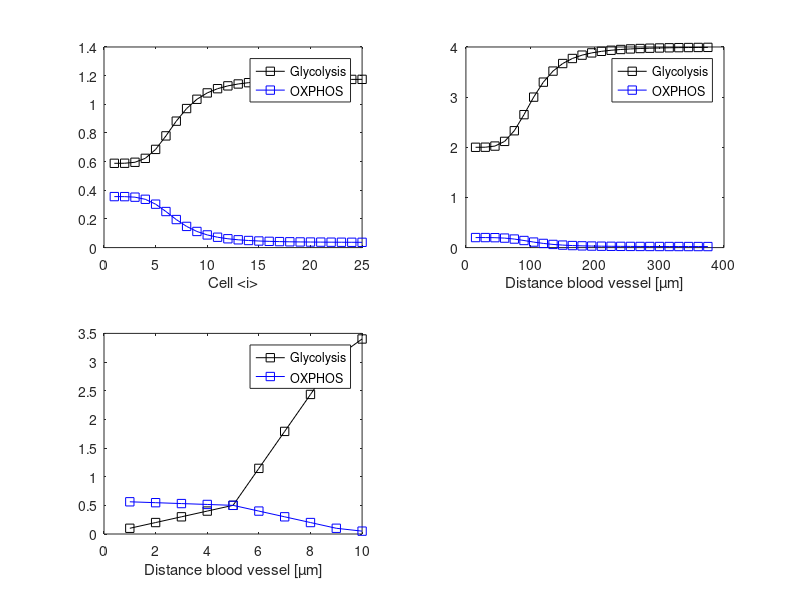

Write the MATLAB code that produced this figure.
% Run the variable strategies
close all

%%%%%%%%%%%%%%%%%%%%%%%%%%%%%%%%%%%%%%%%%%%%%%%%%%%%%%%%%%%%%%%%%%%%%%%%%%%%%%%%
% Normal drop in oxygen between cell 5 and 10
Nc = 25;

% Generate the strategies
sim.sim_f_gly = [0.1 0.2 0.3 0.4 0.5  1.1450 1.7900 2.4350 3.0800 3.4025]
sim.sim_f_oxi = [0.5620    0.5465    0.5310    0.5155  0.5  0.4  0.3  0.2 0.1 0.05]

tmp = linspace(0, Nc-1, Nc);
f_gly = 0.1 + (3.4025-0.1) * tmp.^3./(tmp.^3 + 5^3);
f_oxi = 0.562 - (0.562-0.05) * tmp.^3./(tmp.^3 + 5^3);

f_gly =  1.7900 + (3.4025- 1.7900) * tmp.^3./(tmp.^3 + 5^3);
f_oxi = 0.4 - (0.4-0.05) * tmp.^3./(tmp.^3 + 5^3);

%sim.sim_f_gly = [0.1  0.5  1.0  2  3.4]
%sim.sim_f_oxi = [0.5620  0.5  0.42 0.2  0.05]   
f_gly =  2.0 +  2.0 * tmp.^4./(tmp.^4 + 6^4);
f_oxi =  0.2 - (0.18) * tmp.^4./(tmp.^4 + 6^4);

figure(1)
cells = 1:Nc;
subplot(2,2,1)
plot(cells, f_gly/3.4, 'ks-'), hold on
plot(cells, f_oxi/0.562, 'bs-'), hold off
legend({'Glycolysis', 'OXPHOS'})
xlabel('Cell <i>')

subplot(2,2,2)
plot(cells*15, f_gly, 'ks-'), hold on
plot(cells*15, f_oxi, 'bs-'), hold off
legend({'Glycolysis', 'OXPHOS'})
xlabel('Distance blood vessel [µm]')

subplot(2,2,3)
plot(sim.sim_f_gly, 'ks-'), hold on
plot(sim.sim_f_oxi, 'bs-'), hold off
legend({'Glycolysis', 'OXPHOS'})
xlabel('Distance blood vessel [µm]')


return

sim.glc_ext = [0.8 1.8 5.5 16.5];
sim.o2_ext =  [15 30 120] * 1.3/760;
sim.lac_ext = [1.4];

% Run the variable strategies
if (1)
    disp('*** Running Variable Strategies ***')
    for kgly=1:numel(sim.glc_ext)
        for ko2=1:numel(sim.o2_ext)
            c_ext0 = [sim.glc_ext(kgly), sim.lac_ext(1), sim.o2_ext(ko2)]
            sim_variable_strategies(c_ext0, f_gly, f_oxi);
        end
    end
end


%{
% Create the figures for the core strategies
if (1)
    disp('*** Creating Figures Core Strategies ***')
    for kgly=1:numel(sim.glc_ext)
        for ko2=1:numel(sim.o2_ext)
            c_ext0 = [sim.glc_ext(kgly), sim.lac_ext(1), sim.o2_ext(ko2)]
            fig_sim_core_strategies(c_ext0);
        end
    end
end
%}
